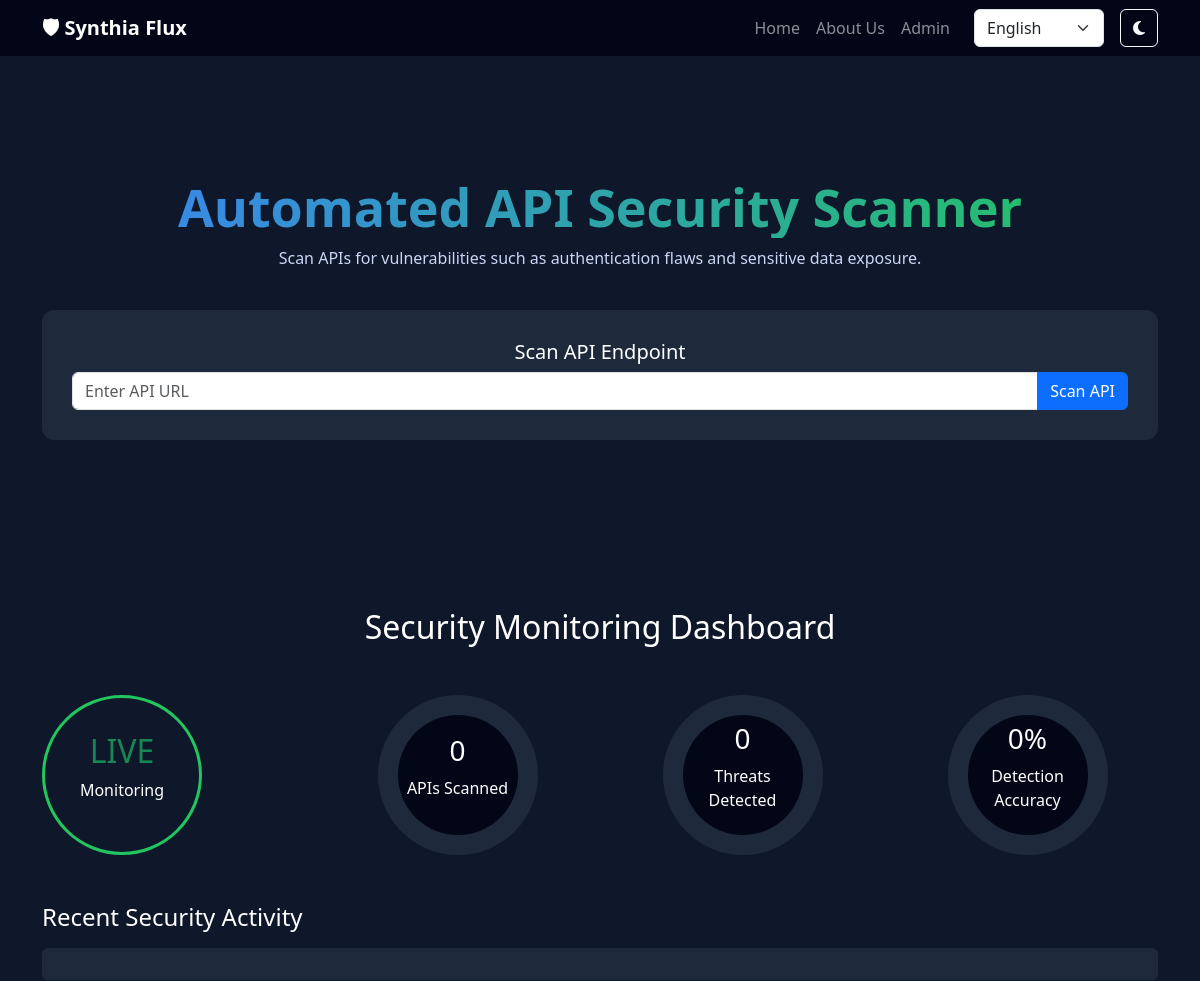
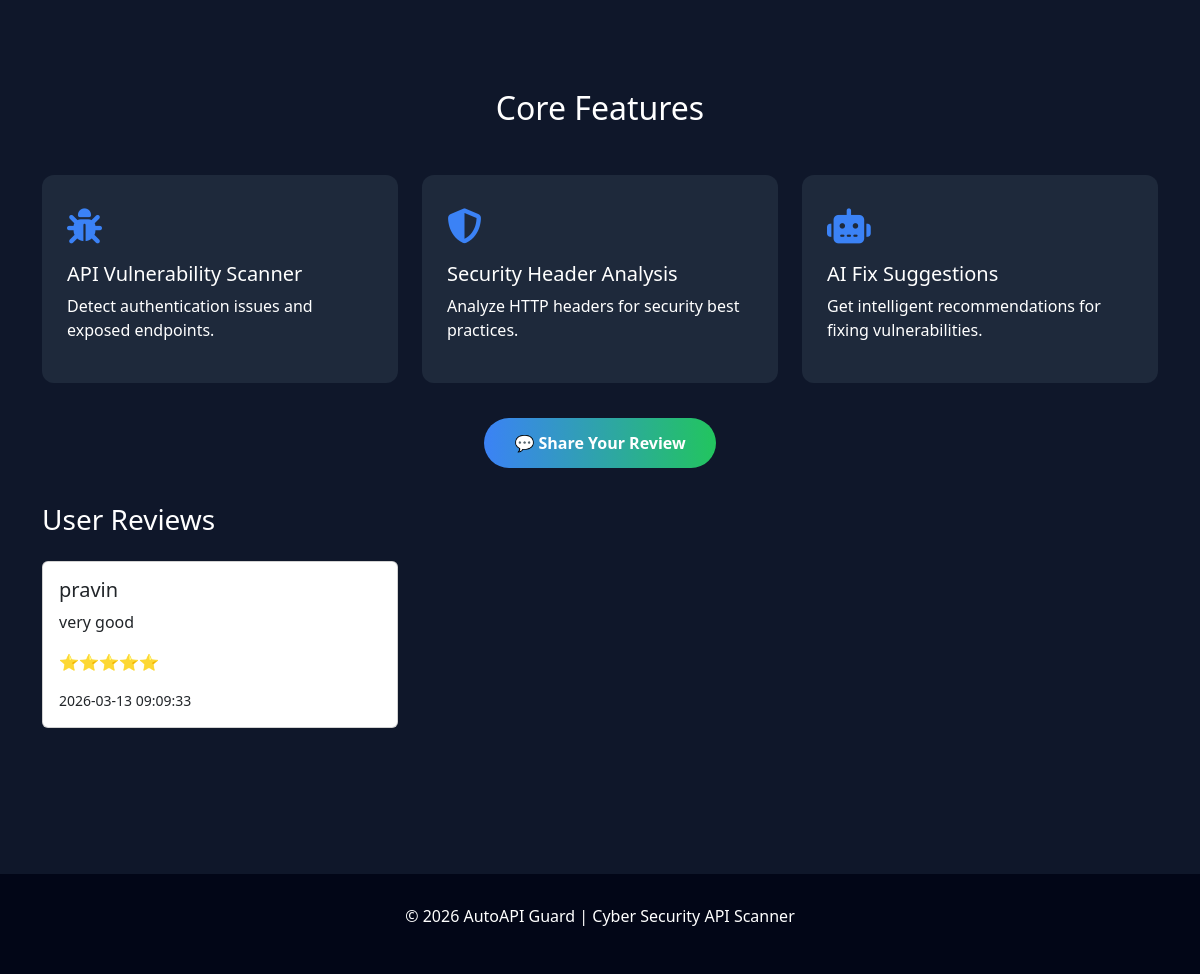
The page / on the database its author committed (2 pictures, top to bottom).
### tables this page shows
CREATE TABLE `reviews` (
  `id` int(11) NOT NULL,
  `name` varchar(100) DEFAULT NULL,
  `review` text DEFAULT NULL,
  `rating` int(11) DEFAULT NULL,
  `review_date` timestamp NOT NULL DEFAULT current_timestamp()
);

### index.php (the view, shortened to what this page needs)
<!DOCTYPE html>
<html lang="en">
<head>
<link href="https://cdn.jsdelivr.net/npm/bootstrap@5.3.2/dist/css/bootstrap.min.css" rel="stylesheet">
<link href="https://cdnjs.cloudflare.com/ajax/libs/font-awesome/6.5.0/css/all.min.css" rel="stylesheet">
<link href="https://unpkg.com/aos@2.3.1/dist/aos.css" rel="stylesheet">
<?php
include "DB_connect/db.php";
$reviews = mysqli_query($conn,"SELECT * FROM reviews ORDER BY review_date DESC");
?>
</head>
<body>
<nav class="navbar navbar-expand-lg navbar-dark">
<div class="container">
<a class="navbar-brand fw-bold">🛡 Synthia Flux</a>
<div class="collapse navbar-collapse" id="menu">
<ul class="navbar-nav ms-auto">
<li class="nav-item">
<a href="index.php" class="nav-link" id="navHome">Home</a>
</li>
<li class="nav-item">
<a href="submenue/about.php" class="nav-link" id="navFeatures">About Us</a>
</li>
<li class="nav-item">
<a href="admin/admin.php" class="nav-link" id="navAdmin">Admin</a>
</li>
</ul>
<select id="language" class="form-select ms-3 lang-select">
<option value="en">English</option>
</select>
<button class="btn btn-outline-light ms-3" onclick="toggleMode()">
<i id="modeIcon" class="fa-solid fa-moon"></i>
</button>
</div>
</div>
</nav>
<section class="hero">
<div class="container">
<h1 id="title" data-aos="fade-up">
</h1>
<p id="subtitle" data-aos="fade-up" data-aos-delay="200">
Scan APIs for vulnerabilities such as authentication flaws and sensitive data exposure.
</p>
<div class="scan-box" data-aos="zoom-in">
<h5 id="scanText">Scan API Endpoint</h5>
<form action="submenue/scan.php" method="POST">
<div class="input-group">
<input type="text"
name="api_url"
class="form-control"
placeholder="Enter API URL"
required>
<button class="btn btn-primary" id="scanBtn">
Scan API
</button>
</div>
</form>
</div>
</div>
</section>
<section class="stats py-5">
<div class="container text-center">
<h2 class="mb-5">Security Monitoring Dashboard</h2>
<div class="row justify-content-center align-items-center">
<div class="col-md-3">
<div class="live-center">
<h2 class="text-success">LIVE</h2>
<p>Monitoring</p>
</div>
</div>
<div class="col-md-3">
<div class="circle" id="circleApis">
<div class="circle-inner">
<h3 id="apiCount">0</h3>
<p>APIs Scanned</p>
</div>
</div>
</div>
<div class="col-md-3">
<div class="circle" id="circleThreats">
<div class="circle-inner">
<h3 id="threatCount">0</h3>
<p>Threats Detected</p>
</div>
</div>
</div>
<div class="col-md-3">
<div class="circle" id="circleAccuracy">
<div class="circle-inner">
<h3 id="accuracy">0%</h3>
<p>Detection Accuracy</p>
</div>
</div>
</div>
</div>
</div>
</section>
<section class="activity-section">
<div class="container">
<h4 class="mb-3">Recent Security Activity</h4>
<div id="activity" class="p-3 rounded" style="background:#1e293b;"></div>
</div>
</section>
<section class="features">
<div class="container">
<h2 class="text-center mb-5" id="featureHeading">Core Features</h2>
<div class="row g-4">
<div class="col-md-4">
<div class="feature-card">
<div class="feature-icon">
<i class="fa-solid fa-bug"></i>
</div>
<h5 id="f1title">API Vulnerability Scanner</h5>
<p id="f1desc">Detect authentication issues and exposed endpoints.</p>
</div>
</div>
<div class="col-md-4">
<div class="feature-card">
<div class="feature-icon">
<i class="fa-solid fa-shield-halved"></i>
</div>
<h5 id="f2title">Security Header Analysis</h5>
<p id="f2desc">Analyze HTTP headers for security best practices.</p>
</div>
</div>
<div class="col-md-4">
<div class="feature-card">
<div class="feature-icon">
<i class="fa-solid fa-robot"></i>
</div>
<h5 id="f3title">AI Fix Suggestions</h5>
<p id="f3desc">Get intelligent recommendations for fixing vulnerabilities.</p>
</div>
</div>
</div>
</div>
<div class="text-center mt-5">
<a href="submenue/review.php" class="review-btn">
💬 Share Your Review
</a>
</div>
<section class="container mt-5">
<h3 class="mb-4">User Reviews</h3>
<div class="row">
<?php while($row = mysqli_fetch_assoc($reviews)){ ?>
<div class="col-md-4">
<div class="card p-3 mb-3">
<h5><?php echo $row['name']; ?></h5>
<p><?php echo $row['review']; ?></p>
<p>
<?php
for($i=1;$i<=$row['rating'];$i++){
echo "⭐";
}
?>
</p>
<small><?php echo $row['review_date']; ?></small>
</div>
</div>
<?php } ?>
</div>
</section>
</section>
<footer>
<p id="footerText">© 2026 AutoAPI Guard | Cyber Security API Scanner</p>
</footer>
</body>
</html>

### rows shown on the page
reviews: name "pravin", review "very good", review_date "2026-03-13 09:09:33"
